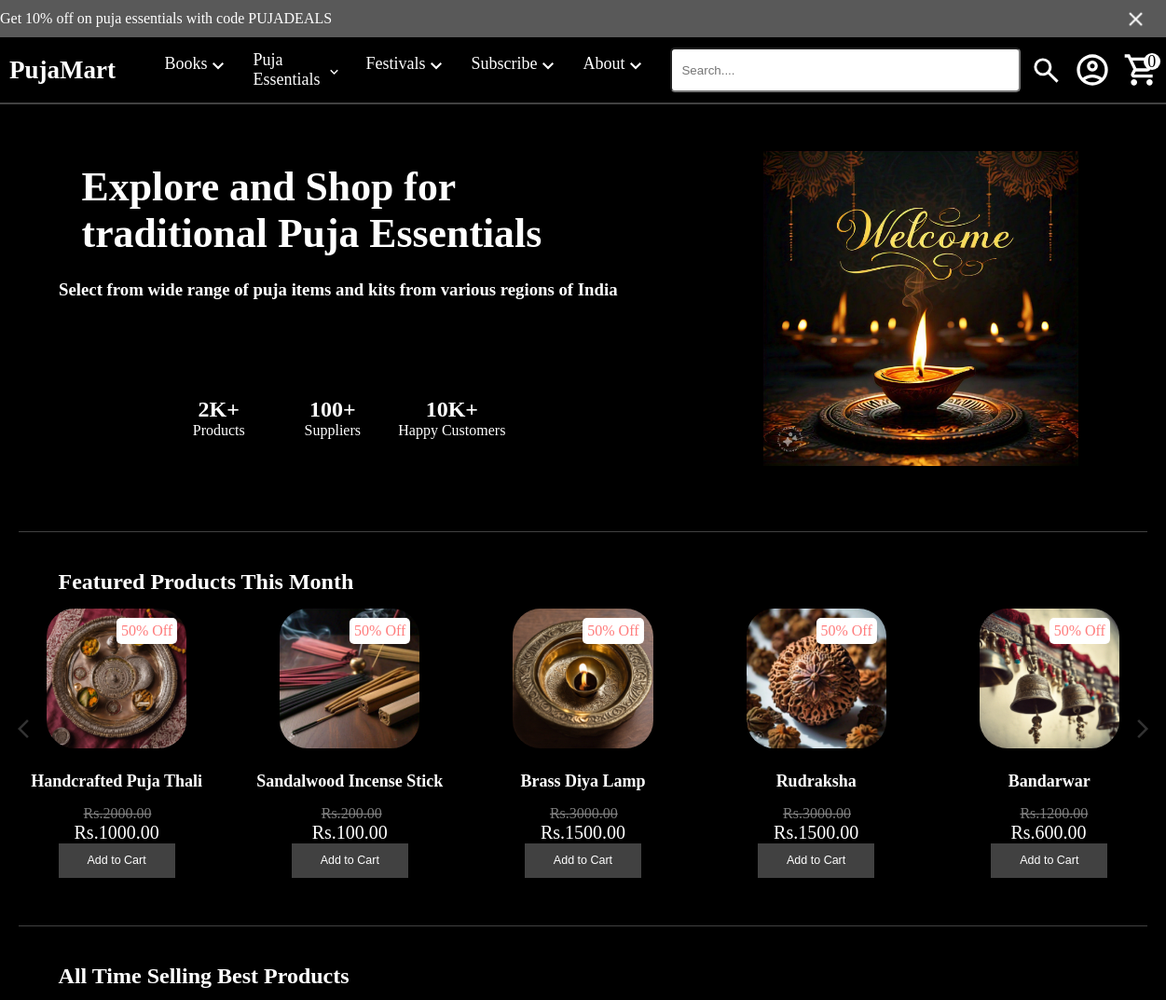
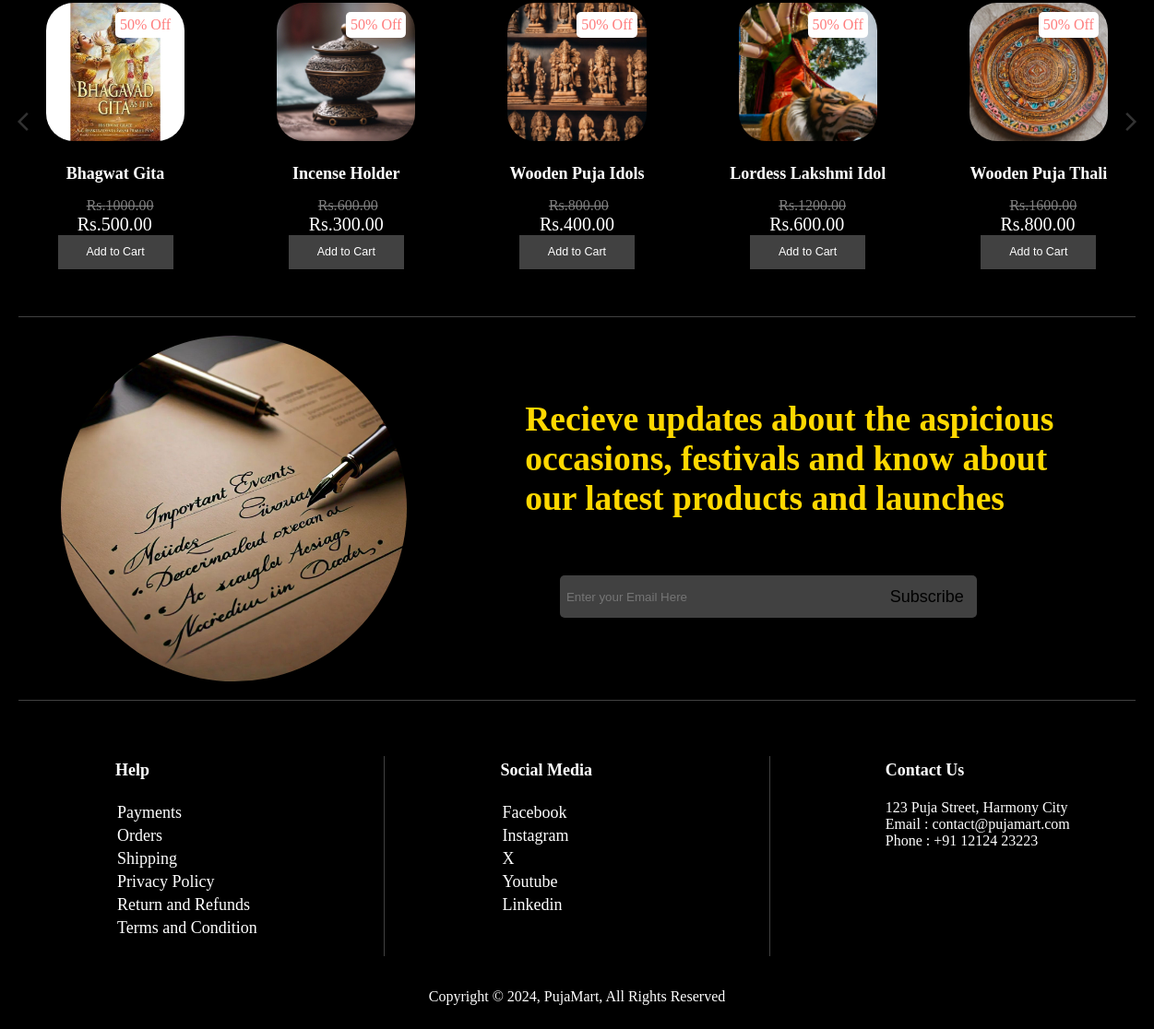
The page / on the database its author committed (2 pictures, top to bottom).
### Corelanding/models.py (models this page shows, shortened)
class FeaturedProducts(models.Model):
    id = models.AutoField(primary_key=True)
    name = models.CharField(max_length=100)
    marked_price = models.DecimalField(max_digits=10, decimal_places=2)
    selling_price = models.DecimalField(max_digits=10, decimal_places=2)
    image = models.ImageField(upload_to='Featured Products/')  # Specify the upload directory

class BestSellers(models.Model):
    id = models.AutoField(primary_key=True)
    name = models.CharField(max_length=100)
    marked_price = models.DecimalField(max_digits=10, decimal_places=2)
    selling_price = models.DecimalField(max_digits=10, decimal_places=2)
    image = models.ImageField(upload_to='Best_Sellers/')  # Specify the upload directory

### Corelanding/views.py (the view)
# urls.py: path('', views.home, name="Home" ),
def home(request):
    BestSeller = BestSellers.objects.all()
    FeaturedProduct = FeaturedProducts.objects.all()
    return render(request, 'index.html', {'BestSeller': BestSeller, 'FeaturedPro':FeaturedProduct})

### Corelanding/templates/index.html (shortened to what this page needs)
{% extends "base.html" %}
{% load static %}
{% block container %}
    <div class="promotions-container">
        <div class="promotion-text">
            <H1>Explore and Shop for traditional Puja Essentials</H1>
            <H3>Select from wide range of puja items and kits from various regions of India</H3>
            <div class="Website-Stats">
                <span>
                    <h2>2K+</h2>
                    <p>Products</p>
                </span>
                <span>
                    <h2>100+</h2>
                    <p>Suppliers</p>
                </span>
                <span>
                    <h2>10K+</h2>
                    <p>Happy Customers</p>
                </span>
            </div>
        </div>
        <div class="promotion-products">
            <img src={% static "Images/welcome.jpg" %}/>
        </div>
    </div>
    <div class="divider-line"></div>
    <section class="featured-products-slider">
        <h2 class="product-category" style="font-size: x-large;">Featured products this month</h2>
        <button class="pre-btn"><img src={% static "Icons/arrow_forward.svg" %} alt=""></button>
        <button class="nxt-btn"><img src={% static "Icons/arrow_forward.svg" %} alt=""></button>
        <div class="product-container">
            {% for Featured in FeaturedPro %}
                <div class="product-card">
                    <div class="product-image">
                        <span class="discount-tag">50% off</span>
                        <img src="{{ Featured.image.url }}"  alt="">
                    </div>
                    <div class="product-info">
                        <h2 class="product-brand">{{ Featured.name }}</h2>
                        <div class='product-price'>
                            <span class="actual-price">Rs.{{ Featured.marked_price }}</span>
                            <span class="price">Rs.{{  Featured.selling_price }}</span>
                        </div>
                        <button class="cart-add" data-id="FP{{ Featured.id }}"><img src={% static "Icons/add_cart.svg" %} alt=""><span>Add to Cart</span></button>
                    </div>
                </div>
            {% endfor %}
        </div>
    </section>
    <div class="divider-line"></div>
    <section class="product-slider">
        <h2 class="product-category">All time selling best products</h2>
        <button class="pre-btn"><img src={% static "Icons/arrow_forward.svg" %} alt=""></button>
        <button class="nxt-btn"><img src={% static "Icons/arrow_forward.svg" %} alt=""></button>
        <div class="product-container">
            {% for BestSellers in BestSeller %}
                <div class="product-card">
                    <div class="product-image">
                        <span class="discount-tag">50% off</span>
                        <img src={{ BestSellers.image.url }}  alt="">
                    </div>
                    <div class="product-info">
                        <h2 class="product-brand">{{ BestSellers.name }}</h2>
                        <div class='product-price'>
                            <span class="actual-price">Rs.{{ BestSellers.marked_price }}</span>
                            <span class="price">Rs.{{  BestSellers.selling_price }}</span>
                        </div>
                        <button class="cart-add" data-id="BS{{ BestSellers.id }}"><img src={% static "Icons/add_cart.svg" %} alt=""><span>Add to Cart</span></button>
                    </div>
                </div>
            {% endfor %}
        </div>
    </section>
    <div class="divider-line"></div>
    <div class="newsletter">
        <div class="banner-img">
            <img src={% static "Images/newsletter.jpg" %} alt="newsletter">
        </div>
        <div class="banner-text">
            <h1>Recieve updates about the aspicious occasions, festivals and know about our latest products and launches</h1>
            <form class="email-letter">
                <input
                id="Email-news"
                placeholder="Enter your Email Here"
                type="email"
                size="50"
                />
                <button type="submit">Subscribe</button>
            </form>
        </div>
    </div>
    <div class="divider-line"></div>
    <footer>
        <div class="foot-contents">
            <div class="help">
                <h3>Help</h3>
                <ul>
                    <li>Payments</li>
                    <li>Orders</li>
                    <li>Shipping</li>
                    <li>Privacy Policy</li>
                    <li>Return and Refunds</li>
                    <li>Terms and Condition</li>
                </ul>
            </div>
            <div class="social-links">
                <h3>Social Media</h3>
                <ul>
                    <li>Facebook</li>
                    <li>Instagram</li>
                    <li>X</li>
                    <li>Youtube</li>
                    <li>Linkedin</li>
                </ul>
            </div>
            <div class="address">
                <h3>Contact Us</h3>
                <p>123 Puja Street, Harmony City<br>
                    Email : contact@pujamart.com<br>
                    Phone : +91 12124 23223
                </p>
            </div>
        </div>
        <div class="trademark">
            <p>Copyright © 2024, PujaMart, All Rights Reserved</p>
        </div>
    </footer>
{% endblock %}

### Corelanding/templates/base.html (shortened to what this page needs)
{% load static %}
<!DOCTYPE html>
<html lang="en">
<head>
</head>
<link rel="stylesheet" href="{% static 'css/style.css' %}">
<link rel="stylesheet" href="{% static "css/mobile_styles.css" %}">
<body>
    <nav class="coupons-nav" >
        <marquee>
        Get 10% off on puja essentials with code PUJADEALS
        </marquee>
        <img src={% static "Icons/close.png" %} alt="CloseOffer" onclick="CloseTopOffer()">
    </nav>
    <nav class="cat-nav">
        <H2>
           <a onclick="window.location.href='{% url 'Home' %}'">PujaMart</a>
        </H2>
        <div class="cat-nav-links">
            <ul class="cat-links">
                <li><a href="">Books<img src={% static "Icons/arrow_down.svg" %}></a></li>
                <li><a href="">Puja Essentials<img src={% static "Icons/arrow_down.svg" %}></a></li>
                <li><a href="">Festivals<img src={% static "Icons/arrow_down.svg" %}></a></li>
                <li><a href="">Subscribe<img src={% static "Icons/arrow_down.svg" %}></a></li>
                <li><a href="">About<img src={% static "Icons/arrow_down.svg" %}></a></li>
            </ul>
        </div>
        <form class="product-search" id="product-search">
            <input
                type="search"
                id="site-search"
                placeholder="Search...."
                size="50"
            />
            <img id='search-img'  src={% static "Icons/search.svg" %} alt="Search">
        </form>
        <div class="User-Info">
            <img src={% static "Icons/account_logo.svg" %} alt="Accounts" id='Accounts' >
                <div class="cart-info">
                    <img src={% static "Icons/cart_logo.svg" %} alt="Cart" onclick="window.location.href='{% url 'cart' %}'">
                    <p id="Cart-Counter">0</p>
                </div>
        </div>
    </nav>
    {% include 'account_info.html' %}
    {% block container %}
    {% endblock %}
</body>
</html>

### Corelanding/templates/account_info.html (shortened to what this page needs)
{% load static %}
{% block css %}
<link rel="stylesheet" href="{% static 'css/account_info.css' %}">
<link rel="stylesheet" href="{% static 'css/account_info_styles.css' %}">
{% endblock %}

### rows shown on the page
FeaturedProducts: image (picture), name "Handcrafted Puja Thali", marked_price "2000.00", selling_price "1000.00"
FeaturedProducts: image (picture), name "Sandalwood Incense Stick", marked_price "200.00", selling_price "100.00"
FeaturedProducts: image (picture), name "Brass Diya Lamp", marked_price "3000.00", selling_price "1500.00"
FeaturedProducts: image (picture), name "Rudraksha", marked_price "3000.00", selling_price "1500.00"
FeaturedProducts: image (picture), name "Bandarwar", marked_price "1200.00", selling_price "600.00"
BestSellers: image (picture), name "Bhagwat Gita", marked_price "1000.00", selling_price "500.00"
BestSellers: image (picture), name "Incense Holder", marked_price "600.00", selling_price "300.00"
BestSellers: image (picture), name "Wooden Puja Idols", marked_price "800.00", selling_price "400.00"
BestSellers: image (picture), name "Lordess Lakshmi Idol", marked_price "1200.00", selling_price "600.00"
BestSellers: image (picture), name "Wooden Puja Thali", marked_price "1600.00", selling_price "800.00"
